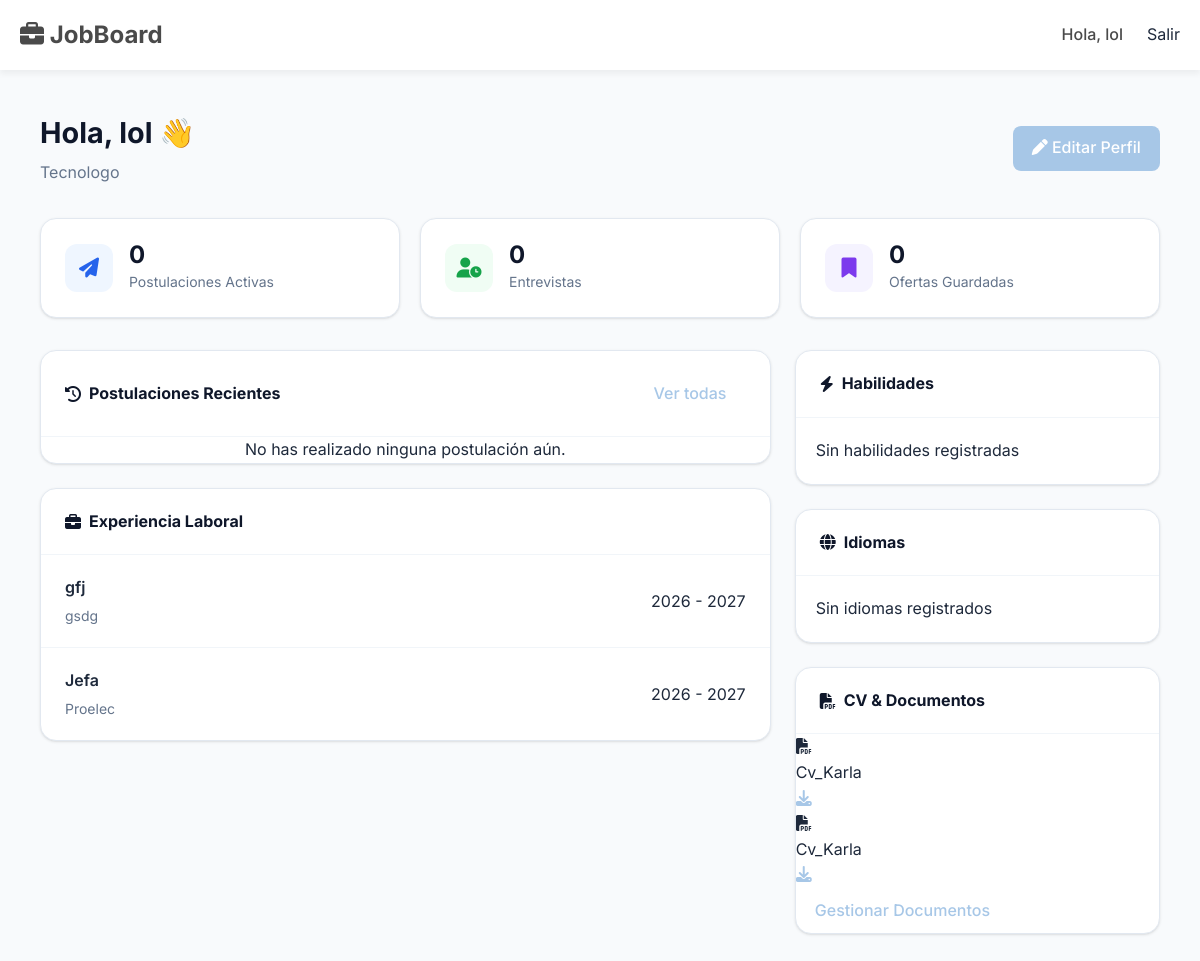
The app's page /accounts/dashboard/ (signed in) with its own data.
### accounts/models.py (models this page shows, shortened)
class Usuario(AbstractUser):
    email = models.EmailField(_('email address'), unique=True)
    tipo_usuario = models.CharField(max_length=20, choices=TipoUsuario.choices)
    estado = models.BooleanField(default=True, help_text="true=activo, false=baneado")
    USERNAME_FIELD = 'username'
    REQUIRED_FIELDS = ['email', 'tipo_usuario']

class Candidato(models.Model):
    usuario = models.OneToOneField(Usuario, on_delete=models.CASCADE, related_name='perfil_candidato')
    nombre_completo = models.CharField(max_length=200)
    fecha_nacimiento = models.DateField(help_text="Para calcular la edad automáticamente")
    genero = models.CharField(max_length=20, choices=Genero.choices, blank=True, null=True)
    numero_identificacion = models.CharField(max_length=50, unique=True, blank=True, null=True, help_text="Cédula, DNI o Pasaporte")
    foto_perfil_url = models.CharField(max_length=500, blank=True, null=True, help_text="URL a la foto del usuario")
    titulo_profesional = models.CharField(max_length=200, blank=True, null=True, help_text="Ej: Desarrollador Backend Junior")
    resumen_perfil = models.TextField(blank=True, null=True)
    ciudad = models.ForeignKey('locations.Ciudad', on_delete=models.SET_NULL, null=True, blank=True)
    telefono = models.CharField(max_length=20, blank=True, null=True)
    salario_esperado = models.DecimalField(max_digits=12, decimal_places=2, blank=True, null=True)
    disponibilidad = models.CharField(max_length=100, blank=True, null=True)
    linkedin_url = models.URLField(blank=True, null=True)
    github_url = models.URLField(blank=True, null=True)
    portfolio_url = models.URLField(blank=True, null=True)

class ExperienciaLaboral(models.Model):
    candidato = models.ForeignKey(Candidato, on_delete=models.CASCADE, related_name='experiencia_laboral')
    empresa = models.CharField(max_length=200)
    cargo = models.CharField(max_length=200)
    fecha_inicio = models.DateField()
    fecha_fin = models.DateField(blank=True, null=True, help_text="Dejar vacío si es actual")
    trabajo_actual = models.BooleanField(default=False)
    ubicacion = models.CharField(max_length=200, blank=True, null=True, help_text="Ciudad y País")
    descripcion = models.TextField(blank=True, null=True, help_text="Funciones principales")
    logros = models.TextField(blank=True, null=True, help_text="Resultados cuantificables")
    tecnologias = models.CharField(max_length=500, blank=True, null=True, help_text="Herramientas usadas")
    personas_cargo = models.IntegerField(blank=True, null=True, help_text="Número de personas a cargo")
    descripcion_empresa = models.TextField(blank=True, null=True, help_text="Breve descripción del sector y tamaño")
    motivo_salida = models.TextField(blank=True, null=True, help_text="Solo control interno")
    tipo_contrato = models.CharField(max_length=100, blank=True, null=True, help_text="Freelance, Nominal, etc")
    proyectos_destacados = models.URLField(blank=True, null=True, help_text="Enlace a portafolio o proyecto")
    class Meta:
        verbose_name_plural = "Experiencias Laborales"

class Documento(models.Model):
    candidato = models.ForeignKey(Candidato, on_delete=models.CASCADE, related_name='documentos')
    nombre_archivo = models.CharField(max_length=255)
    url_archivo = models.CharField(max_length=500)
    tipo_documento = models.CharField(max_length=50, help_text="CV, Carta, Certificado")
    created_at = models.DateTimeField(auto_now_add=True)

### accounts/views.py (the view)
# urls.py: path('dashboard/', views.dashboard_candidato, name='dashboard_candidato'),
@login_required
def dashboard_candidato(request):
    candidato = request.user.perfil_candidato
    experiencias = candidato.experiencia_laboral.all().order_by('-fecha_inicio')
    educacion = candidato.educacion.all().order_by('-fecha_inicio')
    postulaciones = candidato.postulaciones.select_related('oferta', 'oferta__empresa').order_by('-fecha_postulacion')[:5]
    ofertas_guardadas = candidato.ofertas_guardadas.select_related('oferta', 'oferta__empresa').order_by('-created_at')[:5]
    habilidades = candidato.habilidades.select_related('habilidad').all()
    idiomas = candidato.idiomas.select_related('idioma').all()
    stats = {
        'postulaciones_activas': candidato.postulaciones.exclude(estado='rechazado').count(),
        'entrevistas': candidato.postulaciones.filter(estado='entrevista').count(),
        'guardadas': candidato.ofertas_guardadas.count()
    }
    return render(request, 'candidatoPerfil/dashboard.html', {
        'candidato': candidato,
        'experiencias': experiencias,
        'educacion': educacion,
        'postulaciones': postulaciones,
        'ofertas_guardadas': ofertas_guardadas,
        'habilidades': habilidades,
        'idiomas': idiomas,
        'stats': stats
    })

### templates/candidatoPerfil/dashboard.html (shortened to what this page needs)
{% extends 'base.html' %}
{% block content %}
<link rel="stylesheet" href="https://cdnjs.cloudflare.com/ajax/libs/font-awesome/6.4.0/css/all.min.css">
<div class="dashboard-container">
    <div class="welcome-header">
        <div class="welcome-text">
            <h1>Hola, {{ candidato.nombre_completo|default:user.username }} 👋</h1>
            <p>{{ candidato.titulo_profesional|default:"Gestiona tu carrera profesional desde aquí." }}</p>
        </div>
        <a href="{% url 'wizard_perfil' paso=1 %}" class="btn btn-primary">
            <i class="fas fa-pen me-2"></i> Editar Perfil
        </a>
    </div>
    <div class="stats-grid">
        <div class="stat-card">
            <div class="stat-icon bg-blue-light"><i class="fas fa-paper-plane"></i></div>
            <div class="stat-info">
                <div class="value">{{ stats.postulaciones_activas }}</div>
                <div class="label">Postulaciones Activas</div>
            </div>
        </div>
        <div class="stat-card">
            <div class="stat-icon bg-green-light"><i class="fas fa-user-clock"></i></div>
            <div class="stat-info">
                <div class="value">{{ stats.entrevistas }}</div>
                <div class="label">Entrevistas</div>
            </div>
        </div>
        <div class="stat-card">
            <div class="stat-icon bg-purple-light"><i class="fas fa-bookmark"></i></div>
            <div class="stat-info">
                <div class="value">{{ stats.guardadas }}</div>
                <div class="label">Ofertas Guardadas</div>
            </div>
        </div>
    </div>
    <div class="content-grid">
        <div class="left-col">
            <div class="card-section">
                <div class="card-header">
                    <div class="card-title"><i class="fas fa-history text-primary"></i> Postulaciones Recientes</div>
                    <a href="#" class="btn btn-sm btn-link text-decoration-none">Ver todas</a>
                </div>
                <div class="activity-list">
                    {% for postulacion in postulaciones %}
                    <div class="activity-item">
                        <div class="job-info">
                            <h3>{{ postulacion.oferta.titulo }}</h3>
                            <div class="company"><i class="far fa-building me-1"></i> {{
                                postulacion.oferta.empresa.nombre_empresa }}</div>
                        </div>
                        <div class="d-flex flex-column align-items-end">
                            <span class="status-badge status-{{ postulacion.estado }}">{{ postulacion.get_estado_display
                                }}</span>
                            <small class="text-muted mt-1" style="font-size: 0.75rem;">{{
                                postulacion.fecha_postulacion|timesince }}</small>
                        </div>
                    </div>
                    {% empty %}
                    <div class="p-4 text-center text-muted">
                        No has realizado ninguna postulación aún.
                    </div>
                    {% endfor %}
                </div>
            </div>
            <div class="card-section">
                <div class="card-header">
                    <div class="card-title"><i class="fas fa-briefcase text-secondary"></i> Experiencia Laboral</div>
                </div>
                <div class="activity-list">
                    {% for exp in experiencias %}
                    <div class="activity-item">
                        <div class="job-info">
                            <h3>{{ exp.cargo }}</h3>
                            <div class="company">{{ exp.empresa }}</div>
                        </div>
                        <div class="text-secondary small">
                            {{ exp.fecha_inicio|date:"Y" }} - {% if exp.trabajo_actual %}Presente{% else %}{{ exp.fecha_fin|date:"Y" }}{% endif %}
                        </div>
                    </div>
                    {% empty %}
                    <div class="p-4 text-center text-muted">No has registrado experiencia laboral.</div>
                    {% endfor %}
                </div>
            </div>
        </div>
        <div class="right-col">
            <div class="card-section">
                <div class="card-header">
                    <div class="card-title"><i class="fas fa-bolt text-warning"></i> Habilidades</div>
                </div>
                <div class="tags-container">
                    {% for hab in habilidades %}
                    <span class="skill-tag">{{ hab.habilidad.nombre }} ({{ hab.get_nivel_display }})</span>
                    {% empty %}
                    <span class="text-muted small">Sin habilidades registradas</span>
                    {% endfor %}
                </div>
            </div>
            <div class="card-section">
                <div class="card-header">
                    <div class="card-title"><i class="fas fa-globe text-info"></i> Idiomas</div>
                </div>
                <div class="tags-container">
                    {% for idioma in idiomas %}
                    <span class="skill-tag">{{ idioma.idioma.nombre }} - {{ idioma.nivel }}</span>
                    {% empty %}
                    <span class="text-muted small">Sin idiomas registrados</span>
                    {% endfor %}
                </div>
            </div>
            <div class="card-section">
                <div class="card-header">
                    <div class="card-title"><i class="fas fa-file-pdf text-danger"></i> CV & Documentos</div>
                </div>
                <div class="p-3">
                    {% for doc in candidato.documento.all %}
                    <div class="d-flex align-items-center bg-light p-2 rounded mb-2">
                        <i class="fas fa-file-pdf text-danger me-2"></i>
                        <div class="text-truncate flex-grow-1 small fw-bold">{{ doc.nombre_archivo }}</div>
                        <a href="{{ doc.url_archivo.url }}" class="text-primary" target="_blank"><i
                                class="fas fa-download"></i></a>
                    </div>
                    {% empty %}
                    <div class="text-center mb-2">
                        <small class="text-muted">No has subido tu CV</small>
                    </div>
                    {% endfor %}
                    <a href="{% url 'wizard_perfil' paso=3 %}"
                        class="btn btn-outline-primary btn-sm w-100 mt-2">Gestionar Documentos</a>
                </div>
            </div>
        </div>
    </div>
</div>
{% endblock %}

### templates/base.html (shortened to what this page needs)
{% load static %}
<!DOCTYPE html>
<html lang="es">
<head>
    <link rel="stylesheet" href="https://cdnjs.cloudflare.com/ajax/libs/font-awesome/6.0.0/css/all.min.css">
    <link rel="stylesheet" href="{% static 'css/style.css' %}">
</head>
<body>
    <nav class="navbar">
        <div class="container nav-content">
            <a href="/" class="nav-brand"><i class="fas fa-briefcase"></i> JobBoard</a>
            <ul class="nav-links">
                {% if user.is_authenticated %}
                    <li><a href="#">Hola, {{ user.username }}</a></li>
                    <li>
                        <form action="{% url 'logout' %}" method="post" style="display:inline;">
                            <button type="submit" style="background:none; border:none; cursor:pointer; color:inherit; font:inherit;">Salir</button>
                        </form>
                    </li>
                {% else %}
                    <li><a href="{% url 'login' %}">Ingresar</a></li>
                    <li><a href="{% url 'registro' %}" class="btn btn-primary">Registrarse</a></li>
                {% endif %}
            </ul>
        </div>
    </nav>
    <main class="container fade-in">
        {% block content %}{% endblock %}
    </main>
</body>
</html>

### static/css/style.css (style rules this page uses)
:root { --bg-color: #FDFBF7; --text-color: #4A4A4A; --primary-color: #A7C7E7; --primary-hover: #8AB6D6; --secondary-color: #C1E1C1; --accent-color: #FFB7B2; --card-bg: #FFFFFF; --border-color: #E0E0E0; --shadow: 0 4px 6px rgba(0, 0, 0, 0.05); }
* { box-sizing: border-box; margin: 0; padding: 0; }
body { font-family: 'Inter', sans-serif; background-color: var(--bg-color); color: var(--text-color); line-height: 1.6; }
a { text-decoration: none; color: var(--primary-color); transition: color 0.3s ease; }
.container { max-width: 1200px; margin: 0 auto; padding: 0 20px; }
.navbar { background-color: var(--card-bg); box-shadow: var(--shadow); padding: 1rem 0; margin-bottom: 2rem; }
.nav-content { display: flex; justify-content: space-between; align-items: center; }
.nav-brand { font-size: 1.5rem; font-weight: 700; color: var(--text-color); }
.nav-links { display: flex; gap: 1.5rem; list-style: none; }
.nav-links a { color: var(--text-color); font-weight: 500; }
.btn { display: inline-block; padding: 0.6rem 1.2rem; border-radius: 8px; border: none; cursor: pointer; font-size: 1rem; font-weight: 500; transition: all 0.3s ease-in-out; }
.btn-primary { background-color: var(--primary-color); color: #fff; }
.text-center { text-align: center; }
.fade-in { animation: fadeIn 0.5s ease-out forwards; }

### templates/candidatoPerfil/dashboard.html (style rules this page uses)
:root { --primary: #2563eb; --secondary: #64748b; --bg-body: #f8fafc; --card-shadow: 0 1px 3px 0 rgb(0 0 0 / 0.1), 0 1px 2px -1px rgb(0 0 0 / 0.1); }
body { background-color: var(--bg-body); font-family: 'Inter', sans-serif; color: #1e293b; }
.dashboard-container { max-width: 1200px; margin: 40px auto; padding: 0 20px; }
.welcome-header { display: flex; justify-content: space-between; align-items: center; margin-bottom: 32px; }
.welcome-text h1 { font-size: 1.8rem; font-weight: 700; margin: 0; color: #0f172a; }
.welcome-text p { color: var(--secondary); margin: 4px 0 0 0; }
.stats-grid { display: grid; grid-template-columns: repeat(auto-fit, minmax(240px, 1fr)); gap: 20px; margin-bottom: 32px; }
.stat-card { background: white; padding: 24px; border-radius: 16px; box-shadow: var(--card-shadow); border: 1px solid #e2e8f0; display: flex; align-items: center; gap: 16px; transition: transform 0.2s; }
.stat-icon { width: 48px; height: 48px; border-radius: 12px; display: flex; justify-content: center; align-items: center; font-size: 1.25rem; }
.bg-blue-light { background: #eff6ff; color: #2563eb; }
.bg-green-light { background: #f0fdf4; color: #16a34a; }
.bg-purple-light { background: #f5f3ff; color: #7c3aed; }
.stat-info .value { font-size: 1.5rem; font-weight: 700; color: #0f172a; line-height: 1; }
.stat-info .label { font-size: 0.875rem; color: var(--secondary); margin-top: 4px; }
.content-grid { display: grid; grid-template-columns: 2fr 1fr; gap: 24px; }
.card-section { background: white; border-radius: 16px; box-shadow: var(--card-shadow); border: 1px solid #e2e8f0; overflow: hidden; margin-bottom: 24px; }
.card-header { padding: 20px 24px; border-bottom: 1px solid #f1f5f9; display: flex; justify-content: space-between; align-items: center; }
.card-title { font-size: 1rem; font-weight: 700; color: #0f172a; display: flex; align-items: center; gap: 8px; }
.activity-list { padding: 0; }
.activity-item { padding: 20px 24px; border-bottom: 1px solid #f1f5f9; display: flex; justify-content: space-between; align-items: center; }
.activity-item:last-child { border-bottom: none; }
.job-info h3 { font-size: 1rem; font-weight: 600; margin: 0 0 4px 0; }
.job-info .company { color: var(--secondary); font-size: 0.875rem; }
.tags-container { padding: 20px; display: flex; flex-wrap: wrap; gap: 8px; }

### records on screen
Usuario: username "lol"
Candidato: nombre_completo "lol", titulo_profesional "Tecnologo"
ExperienciaLaboral: cargo "gfj", empresa "gsdg", fecha_inicio "2026", fecha_fin "2027"
ExperienciaLaboral: cargo "Jefa", empresa "Proelec", fecha_inicio "2026", fecha_fin "2027"
Documento: nombre_archivo "Cv_Karla"
Documento: nombre_archivo "Cv_Karla"

### other values on screen
{{ stats.postulaciones_activas }} "0"
{{ stats.entrevistas }} "0"
{{ stats.guardadas }} "0"
